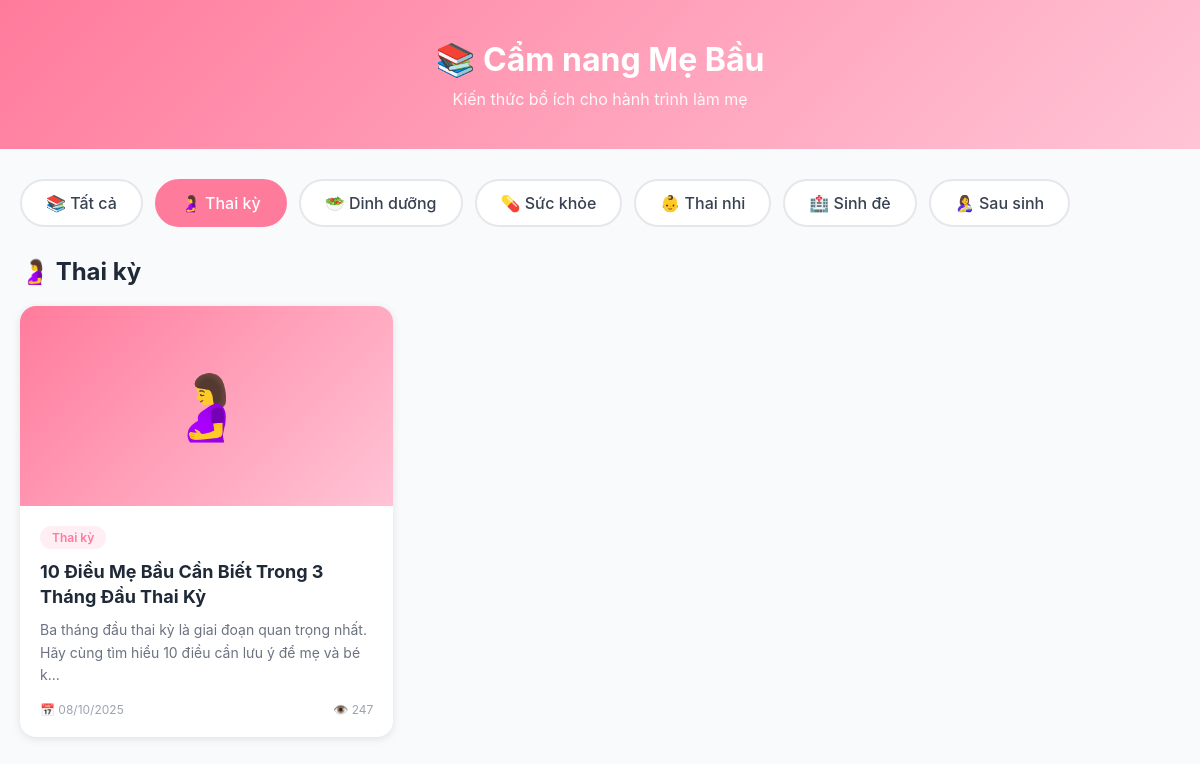
Page /views/cam_nang.php?category=thai-ky (signed in) on the committed database.
### tables this page shows
CREATE TABLE `article_categories` (
  `id` int(11) NOT NULL,
  `name` varchar(100) NOT NULL,
  `slug` varchar(100) NOT NULL,
  `description` text DEFAULT NULL,
  `icon` varchar(50) DEFAULT NULL,
  `color` varchar(20) DEFAULT NULL,
  `display_order` int(11) DEFAULT 0,
  `is_active` tinyint(1) DEFAULT 1,
  `created_at` timestamp NOT NULL DEFAULT current_timestamp(),
  `updated_at` timestamp NOT NULL DEFAULT current_timestamp() ON UPDATE current_timestamp()
);

CREATE TABLE `articles` (
  `id` int(11) NOT NULL,
  `category_id` int(11) NOT NULL,
  `title` varchar(255) NOT NULL,
  `slug` varchar(255) NOT NULL,
  `summary` text DEFAULT NULL,
  `content` longtext NOT NULL,
  `thumbnail` varchar(255) DEFAULT NULL,
  `author_id` int(11) NOT NULL,
  `status` enum('draft','published','unpublished') DEFAULT 'draft',
  `published_at` timestamp NULL DEFAULT NULL,
  `view_count` int(11) DEFAULT 0,
  `is_featured` tinyint(1) DEFAULT 0,
  `meta_title` varchar(255) DEFAULT NULL,
  `meta_description` text DEFAULT NULL,
  `created_at` timestamp NOT NULL DEFAULT current_timestamp(),
  `updated_at` timestamp NOT NULL DEFAULT current_timestamp() ON UPDATE current_timestamp()
);

### views/cam_nang.php (the view, shortened to what this page needs)
<?php
$database = new Database();
$db = $database->getConnection();
$category_slug = $_GET['category'] ?? '';
$query = "SELECT * FROM article_categories WHERE is_active = 1 ORDER BY display_order ASC";
$stmt = $db->prepare($query);
$stmt->execute();
$categories = $stmt->fetchAll(PDO::FETCH_ASSOC);
$where = "a.status = 'published'";
$params = [];
if ($category_slug) {
    $where .= " AND c.slug = :slug";
    $params[':slug'] = $category_slug;
}
$query = "SELECT a.*, c.name as category_name, c.slug as category_slug, c.color as category_color, c.icon as category_icon
          FROM articles a
          JOIN article_categories c ON a.category_id = c.id
          WHERE $where
          ORDER BY a.is_featured DESC, a.published_at DESC
          LIMIT 50";
$stmt = $db->prepare($query);
foreach ($params as $key => $value) {
    $stmt->bindValue($key, $value);
}
$stmt->execute();
$articles = $stmt->fetchAll(PDO::FETCH_ASSOC);
?>
<!DOCTYPE html>
<html lang="vi">
<head>
</head>
<body>
    <div class="header">
        <h1>📚 Cẩm nang Mẹ Bầu</h1>
        <p>Kiến thức bổ ích cho hành trình làm mẹ</p>
    </div>
    <div class="container">
        <div class="categories">
            <a href="cam_nang.php" class="category-btn <?php echo !$category_slug ? 'active' : ''; ?>">
                📚 Tất cả
            </a>
            <?php foreach ($categories as $cat): ?>
                <a
                    href="?category=<?php echo urlencode($cat['slug']); ?>"
                    class="category-btn <?php echo $category_slug === $cat['slug'] ? 'active' : ''; ?>"
                >
                    <?php echo $cat['icon']; ?> <?php echo htmlspecialchars($cat['name']); ?>
                </a>
            <?php endforeach; ?>
        </div>
        <div class="section-title">
            <?php
                if ($category_slug) {
                    $current_cat = array_filter($categories, fn($c) => $c['slug'] === $category_slug);
                    $current_cat = reset($current_cat);
                    echo $current_cat['icon'] . ' ' . htmlspecialchars($current_cat['name']);
                } else {
                    echo '📖 Tất cả bài viết';
                }
            ?>
        </div>
        <?php if (count($articles) > 0): ?>
            <div class="articles-grid">
                <?php foreach ($articles as $article): ?>
                    <a href="cam_nang_detail.php?id=<?php echo $article['id']; ?>" class="article-card">
                        <?php if ($article['thumbnail']): ?>
                            <img src="../<?php echo htmlspecialchars($article['thumbnail']); ?>" class="article-thumbnail" alt="<?php echo htmlspecialchars($article['title']); ?>">
                        <?php else: ?>
                            <div class="article-thumbnail-placeholder">
                                <?php echo $article['category_icon'] ?? '📚'; ?>
                            </div>
                        <?php endif; ?>
                        <div class="article-content">
                            <span class="article-category" style="background: <?php echo $article['category_color']; ?>20; color: <?php echo $article['category_color']; ?>">
                                <?php echo htmlspecialchars($article['category_name']); ?>
                            </span>
                            <div class="article-title"><?php echo htmlspecialchars($article['title']); ?></div>
                            <?php if ($article['summary']): ?>
                                <div class="article-summary"><?php echo htmlspecialchars(mb_substr($article['summary'], 0, 100)) . '...'; ?></div>
                            <?php endif; ?>
                            <div class="article-meta">
                                <span>📅 <?php echo date('d/m/Y', strtotime($article['published_at'])); ?></span>
                                <span>👁️ <?php echo number_format($article['view_count']); ?></span>
                            </div>
                        </div>
                    </a>
                <?php endforeach; ?>
            </div>
        <?php endif; ?>
    </div>
</body>
</html>

### views/cam_nang.php (style rules this page uses)
* { margin: 0; padding: 0; box-sizing: border-box; }
body { font-family: -apple-system, BlinkMacSystemFont, 'Segoe UI', Roboto, Arial, sans-serif; background: #f9fafb; color: #1f2937; }
.header { background: linear-gradient(135deg, #FF7B9C 0%, #FFC4D6 100%); padding: 40px 20px; text-align: center; color: white; }
.header h1 { font-size: 32px; margin-bottom: 10px; }
.header p { opacity: 0.9; }
.container { max-width: 1200px; margin: 0 auto; padding: 0 20px; }
.categories { display: flex; gap: 12px; padding: 30px 0; overflow-x: auto; white-space: nowrap; }
.category-btn { padding: 12px 24px; background: white; border: 2px solid #e5e7eb; border-radius: 25px; text-decoration: none; color: #374151; font-weight: 500; transition: all 0.2s; display: inline-flex; align-items: center; gap: 8px; }
.category-btn.active { background: #FF7B9C; color: white; border-color: #FF7B9C; }
.section-title { font-size: 24px; font-weight: 700; margin-bottom: 20px; display: flex; align-items: center; gap: 10px; }
.article-card { background: white; border-radius: 16px; overflow: hidden; box-shadow: 0 2px 8px rgba(0,0,0,0.1); transition: all 0.3s; text-decoration: none; color: inherit; display: block; }
.article-thumbnail-placeholder { width: 100%; height: 200px; background: linear-gradient(135deg, #FF7B9C, #FFC4D6); display: flex; align-items: center; justify-content: center; font-size: 64px; }
.article-content { padding: 20px; }
.article-category { display: inline-block; padding: 4px 12px; border-radius: 12px; font-size: 12px; font-weight: 600; margin-bottom: 10px; }
.article-title { font-size: 18px; font-weight: 700; margin-bottom: 10px; line-height: 1.4; }
.article-summary { color: #6b7280; font-size: 14px; line-height: 1.6; margin-bottom: 15px; }
.article-meta { display: flex; justify-content: space-between; align-items: center; font-size: 12px; color: #9ca3af; }
.articles-grid { display: grid; grid-template-columns: repeat(auto-fill, minmax(280px, 1fr)); gap: 20px; margin-bottom: 40px; }

### rows in the picture
article_categories: icon "🤰", name "Thai kỳ"
article_categories: icon "🥗", name "Dinh dưỡng"
article_categories: icon "💊", name "Sức khỏe"
article_categories: icon "👶", name "Thai nhi"
article_categories: icon "🏥", name "Sinh đẻ"
article_categories: icon "🤱", name "Sau sinh"
articles: article_categories.icon "🤰", article_categories.name "Thai kỳ", title "10 Điều Mẹ Bầu Cần Biết Trong 3 Tháng Đầu Thai Kỳ", summary "Ba tháng đầu thai kỳ là giai đoạn quan trọng nhất. Hãy cùng tìm hiểu 10 điều cần lưu ý để mẹ và bé k", published_at "08/10/2025", view_count "247"
